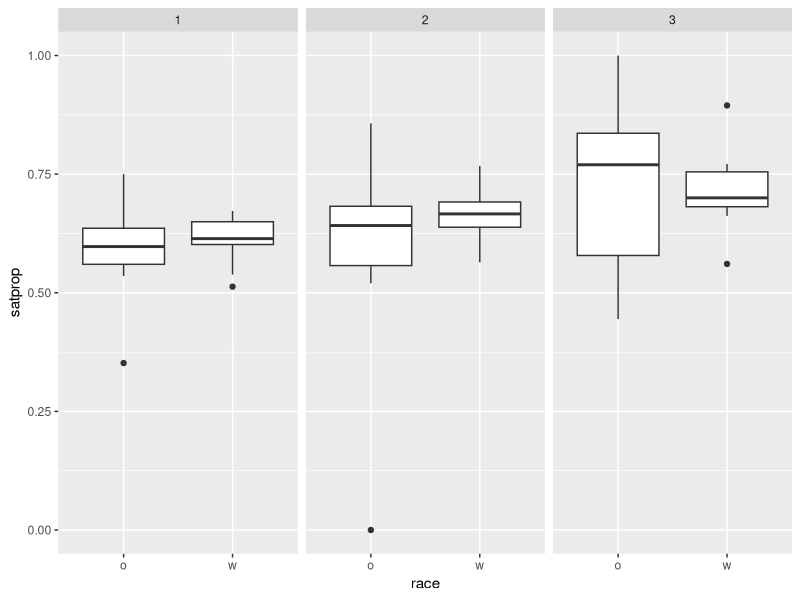
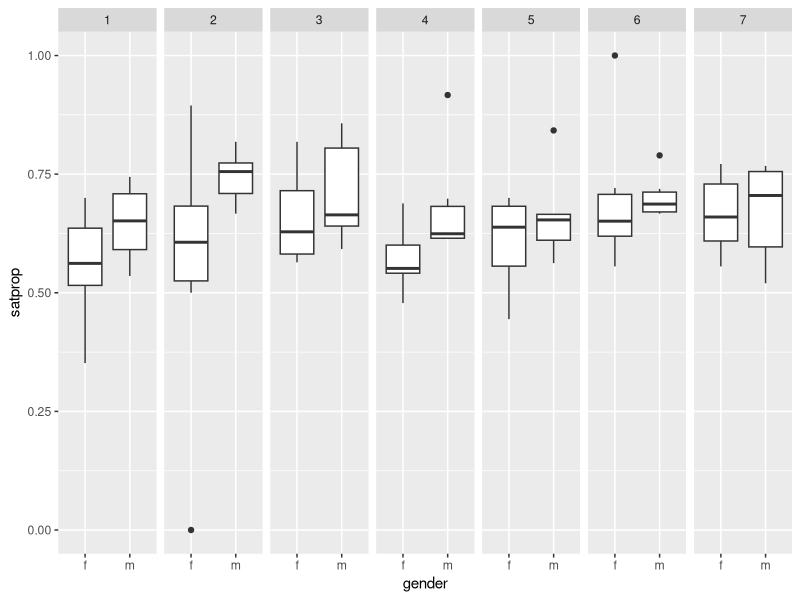

Generate these figures, in order, with R: (Note: this script raises an error after producing the figures.)
## ---- chunk 1
knitr::opts_chunk$set(echo = TRUE)
library(tidyverse)
## ---- chunk 2
jobsat <- read.table("jobsat-data.txt", header=T)
jobsat["satprop"] <- jobsat$sat/(jobsat$sat + jobsat$unsat)

credit <- read.table("credit-data.txt", header=T)

## ---- chunk 3
head(jobsat)
tail(jobsat)
str(jobsat)

ggplot(jobsat, aes(x= race, y = satprop)) +
  geom_boxplot() +
  facet_wrap(~age, nrow=1)


ggplot(jobsat, aes(x= gender, y = satprop)) +
  geom_boxplot() +
  facet_wrap(~region, nrow=1)
## ---- chunk 4
sat.logit <- glm(formula=sat~factor(region)+race+factor(age)+gender, data=jobsat, family=binomial)
summary(sat.logit)
pchisq(q=6.8812-5.1116, df=10,lower.tail = F)
